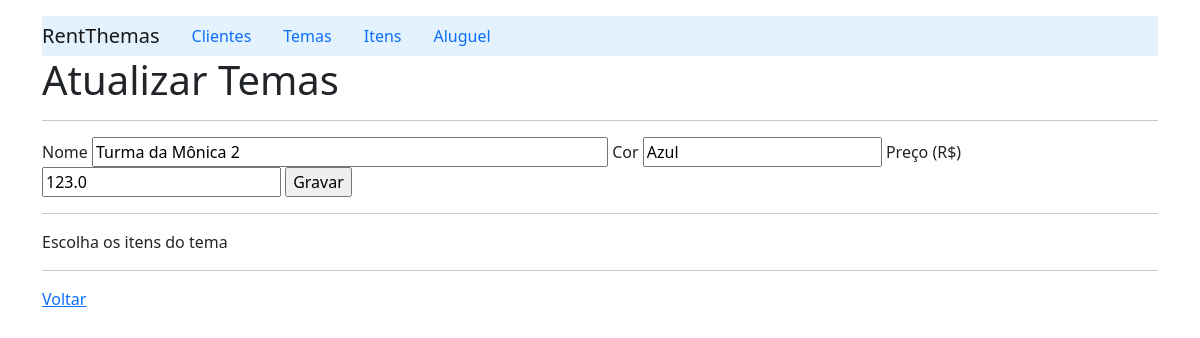
/detailTheme/2, run on an earlier commit of the app's database.
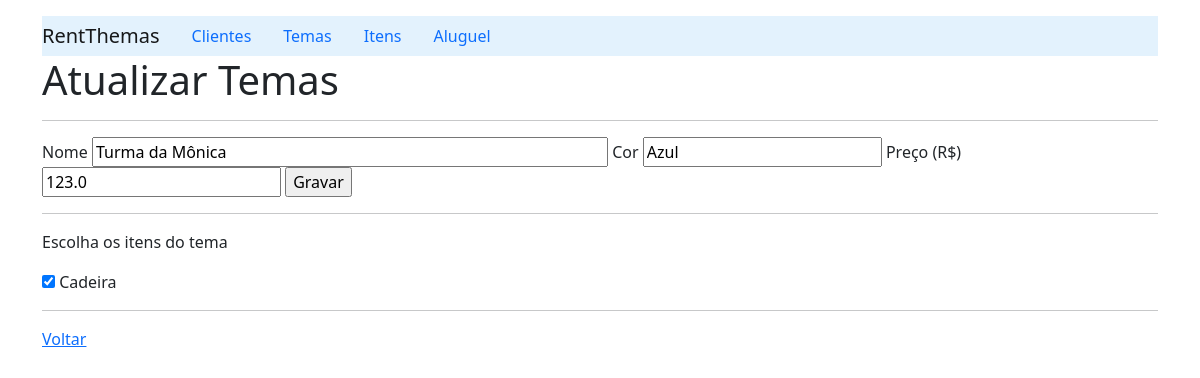
And on a later commit of the database.
### rent/models.py (models this page shows, shortened)
class Theme(models.Model):
    name = models.CharField(max_length=20)
    color = models.CharField(max_length=10)
    price = models.FloatField()
    itens =  models.ManyToManyField('Item', related_name='themes')

class Item(models.Model):
    name = models.CharField(max_length=30)
    description = models.CharField(max_length=200)

### rent/views.py (the view)
# urls.py: path('detailTheme/<int:id>', ThemeViews.detailTheme),
    def detailTheme(request, id):
        theme = Theme.objects.get(pk=id)
        return render(request, 'theme/formEditTheme.html', {'theme': theme} )

### rent/templates/theme/formEditTheme.html (shortened to what this page needs)
{% extends "index.html" %}
{% block content %}
    <h1>Atualizar Temas</h1>
    <hr>
        <form action="/updateTheme/{{theme.id}}" method="post">
            <label for="">Nome</label>
            <input type="text" size="50" name="name" value="{{theme.name}}">
            <label for="">Cor</label>
            <input type="text" size="20" name="color" value="{{theme.color}}">
            <label for="">Preço (R$)</label>
            <input type="text" size="20" name="price" value="{{theme.price}}">
            <input type="submit" value="Gravar">
            <hr>
            <p>Escolha os itens do tema</p>
            {% for item in theme.itens.all %}
                {% if item%}
                    <input type="checkbox" name="item" value="{{item.id}}" id="" checked>
                    <label for="item_name">{{item.name}}</label>
                {% endif%}
            {% endfor %}
        </form>
        <hr>
        <a href="/listTheme">Voltar</a>
{% endblock %}

What changed in the data, as far as the page shows it:
changed Theme "Azul": name "Turma da Mônica 2" → "Turma da Mônica"
added Item: name "Cadeira"
